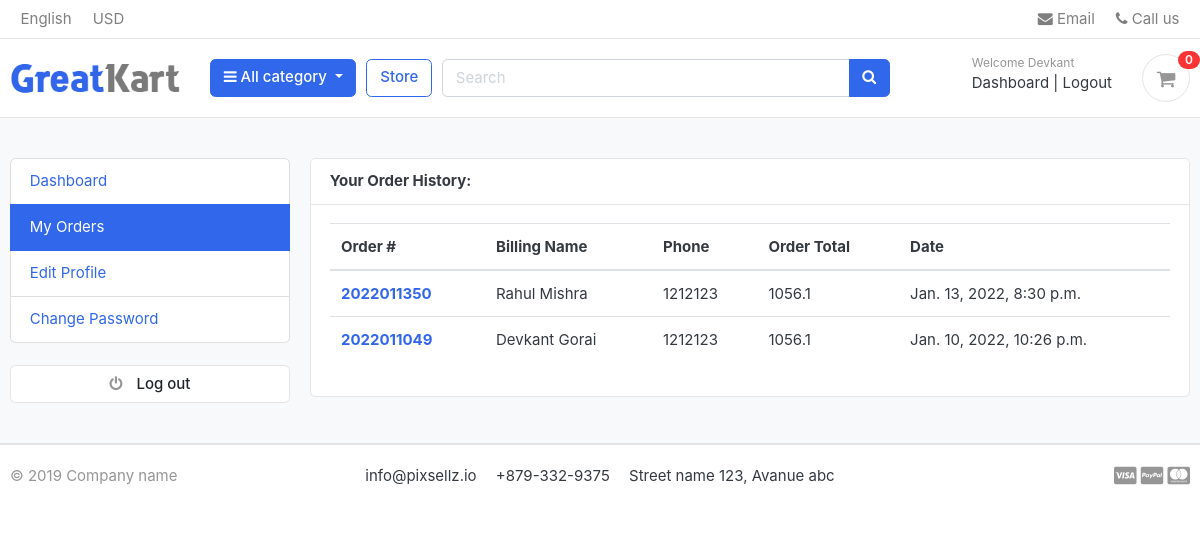
Page /accounts/my_orders/ (signed in) on the earlier database version.
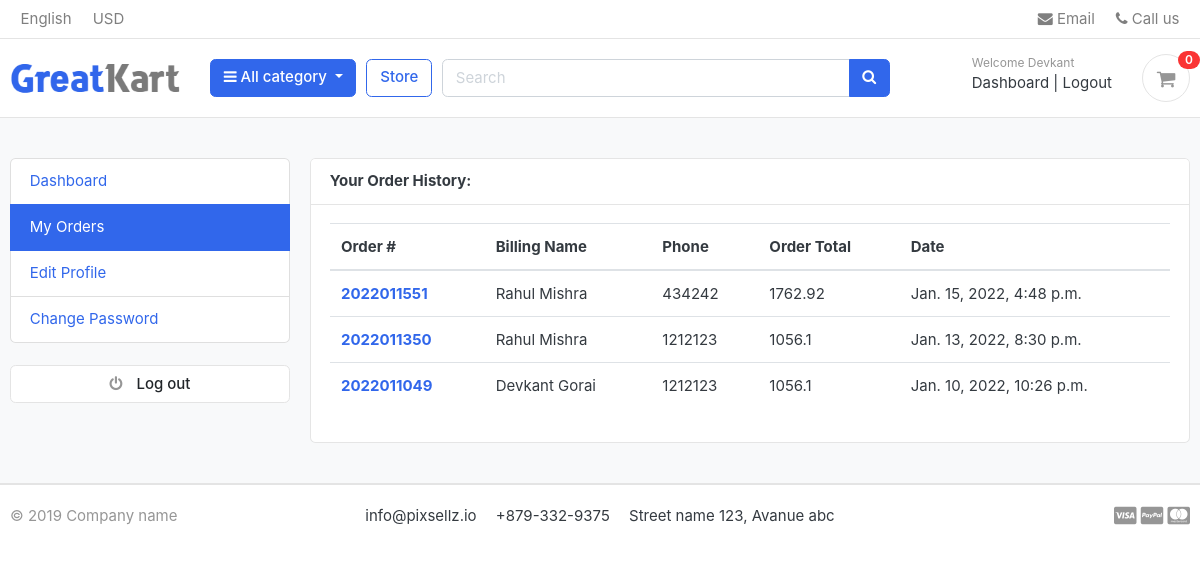
Same page on the later database version.
### orders/models.py (models this page shows, shortened)
class Order(models.Model):
	STATUS = (
		('New' , 'New'),
		('Accepted', 'Accepted'),
		('Completed', 'Completed'),
		('Cancelled', 'Cancelled'),
	)
	user = models.ForeignKey(Account,on_delete = models.SET_NULL,null=True)
	payment = models.ForeignKey(Payment,on_delete = models.SET_NULL,blank=True,null = True)
	order_number = models.CharField(max_length=20)
	first_name = models.CharField(max_length=50)
	last_name = models.CharField(max_length=50)
	phone = models.CharField(max_length=15)
	email = models.EmailField(max_length=50)
	address_line_1 = models.CharField(max_length=100)
	address_line_2 = models.CharField(max_length=100,blank=True)
	country = models.CharField(max_length=50)
	state = models.CharField(max_length=50)
	city = models.CharField(max_length=50)
	order_note = models.CharField(max_length=100,blank=True)
	order_total = models.FloatField()
	tax = models.FloatField()
	status = models.CharField(max_length=10,choices=STATUS,default='New')
	ip = models.CharField(blank=True,max_length=50)
	is_ordered = models.BooleanField(default=False)
	created_at = models.DateTimeField(auto_now_add=True)
	updated_at = models.DateTimeField(auto_now=True)
	def full_name(self):
		return f"{self.first_name} {self.last_name}"

### accounts/views.py (the view)
# urls.py: path('my_orders/',views.my_orders,name='my_orders'),
@login_required(login_url='login')
def my_orders(request):
	orders = Order.objects.filter(user=request.user, is_ordered= True).order_by('-created_at')
	context = {
		'orders':orders,
	}
	return render(request,'accounts/my_orders.html',context)

### carts/context_processors.py (called while the page is built)
def counter(request):
	cart_count = 0
	if 'admin' in request.path:
		return {}
	else:
		try:
			cart = Cart.objects.filter(cart_id = _cart_id(request))
			if request.user.is_authenticated:
				cart_items  = CartItem.objects.all().filter(user =request.user)
			else:
				cart_items  = CartItem.objects.all().filter(cart = cart[:1])
			for cart_item in cart_items:
				cart_count += cart_item.quantity
		except Cart.DoesNotExist:
			cart_count = 0
	return dict(cart_count=cart_count)

### carts/views.py (called while the page is built)
def _cart_id(request):
	cart = request.session.session_key
	if not cart:
		cart = request.session.create()
	return cart

### category/context_processors.py (called while the page is built)
def menu_links(request):
	links = Category.objects.all()
	return dict(links=links)

### category/models.py (called while the page is built)
	def get_url(self):
		return reverse('products_by_category',args =[self.slug])

### templates/accounts/my_orders.html (shortened to what this page needs)
{% extends "base.html" %} {% block content %}
<section class="section-conten padding-y bg">
    <div class="container">
        <div class="row">
            {% include "includes/dashboard_sidebar.html" %}
            <main class="col-md-9">
                <article class="card">
                    <header class="card-header">
                        <strong class="d-inline-block mr-3"
                            >Your Order History:</strong
                        >
                    </header>
                    <div class="card-body">
                        <div class="row">
                            <div class="col-md-12">
                                <table class="table table-hover">
                                    <thead>
                                        <tr>
                                            <th scope="col">Order #</th>
                                            <th scope="col">Billing Name</th>
                                            <th scope="col">Phone</th>
                                            <th scope="col">Order Total</th>
                                            <th scope="col">Date</th>
                                        </tr>
                                    </thead>
                                    <tbody>
									{% for order in orders %}
                                        <tr>
                                            <th scope="row"><a href="{% url 'order_detail' order.order_number %}">{{order.order_number}}</a></th>
                                            <td>{{order.full_name}}</td>
                                            <td>{{order.phone}}</td>
                                            <td>{{order.order_total}}</td>
                                            <td>{{order.created_at}}</td>
                                        </tr>
									{% endfor %}
                                    </tbody>
                                </table>
                            </div>
                        </div>
                    </div>
                </article>
            </main>
        </div>
    </div>
</section>
{% endblock content %}

Differences in the rows shown:
added Order: order_number "2022011551", full_name "Rahul Mishra", phone "434242", order_total "1762.92", created_at "Jan. 15, 2022, 4:48 p.m."
